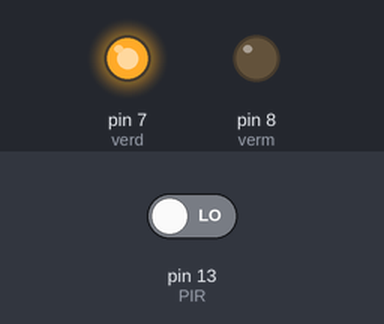
Bench run of a sketch on a simulated Arduino Uno, built with avr-gcc and run on an emulated ATmega328P. Parts: output pins drawn as LEDs (lit = HIGH). Inputs (shaded band) come from the test bench; at power-on: pin 13 (PIR) LOW.

Above: at 2.8 s.
2.9 s: pin 13 (PIR) driven HIGH
At 4.1 s:
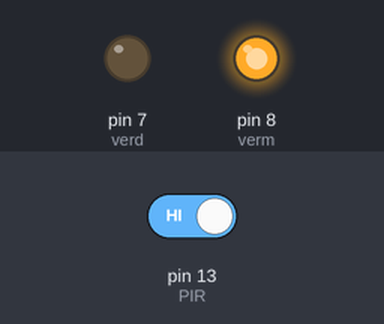
4.5 s: pin 13 (PIR) driven LOW
At 5.6 s:
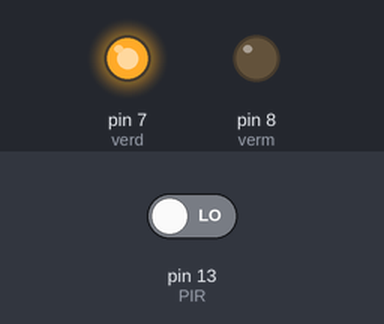
Timing chart, 0 to 7.5 s (numbered marks = the images above; inputs shaded):
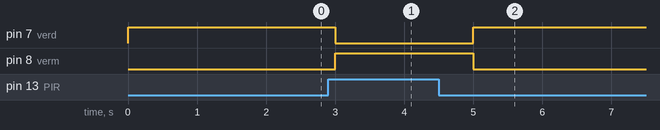

The sketch:

practica_3.3.ino
```cpp
const int verm=8, verd=7, PIR=13;

void setup() {
  // put your setup code here, to run once:
  pinMode(verm, OUTPUT);
  pinMode(verd, OUTPUT);
  pinMode(PIR, INPUT);
  digitalWrite(verm, LOW);
  digitalWrite(verd, LOW);
}

void loop() {
  // put your main code here, to run repeatedly:
  int value = digitalRead(PIR);
  if (value==HIGH){
    digitalWrite(verm,HIGH);
    digitalWrite(verd, LOW);
  } else {
    digitalWrite(verd,HIGH);
    digitalWrite(verm, LOW);
  }
  delay(1000);
}
```

Measured:
- after the input at 2.9 s, pin 7 (verd): HIGH → LOW after 0.10 s; pin 8 (verm): LOW → HIGH after 0.10 s
- after the input at 4.5 s, pin 7 (verd): LOW → HIGH after 0.50 s; pin 8 (verm): HIGH → LOW after 0.50 s
